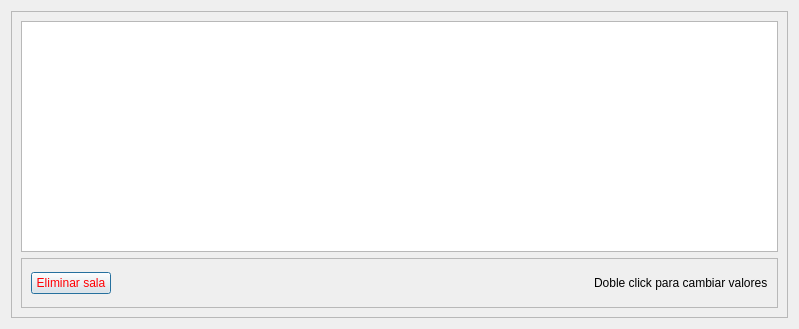
<?xml version="1.0" encoding="UTF-8"?>
<ui version="4.0">
 <class>DialogAdminSala</class>
 <widget class="QDialog" name="DialogAdminSala">
  <property name="geometry">
   <rect>
    <x>0</x>
    <y>0</y>
    <width>799</width>
    <height>329</height>
   </rect>
  </property>
  <property name="sizePolicy">
   <sizepolicy hsizetype="Expanding" vsizetype="Expanding">
    <horstretch>0</horstretch>
    <verstretch>0</verstretch>
   </sizepolicy>
  </property>
  <property name="windowTitle">
   <string>Dialog</string>
  </property>
  <layout class="QVBoxLayout" name="verticalLayout">
   <item>
    <widget class="QFrame" name="frame">
     <property name="frameShape">
      <enum>QFrame::StyledPanel</enum>
     </property>
     <property name="frameShadow">
      <enum>QFrame::Raised</enum>
     </property>
     <layout class="QVBoxLayout" name="verticalLayout_2">
      <item>
       <widget class="QTableWidget" name="tableHora"/>
      </item>
      <item>
       <widget class="QFrame" name="frame_2">
        <property name="minimumSize">
         <size>
          <width>0</width>
          <height>50</height>
         </size>
        </property>
        <property name="maximumSize">
         <size>
          <width>16777215</width>
          <height>100</height>
         </size>
        </property>
        <property name="frameShape">
         <enum>QFrame::StyledPanel</enum>
        </property>
        <property name="frameShadow">
         <enum>QFrame::Raised</enum>
        </property>
        <layout class="QHBoxLayout" name="horizontalLayout_2">
         <item>
          <widget class="QPushButton" name="pushButton">
           <property name="styleSheet">
            <string notr="true">color: rgb(255, 0, 4);
font: 75 8pt &quot;MS Shell Dlg 2&quot;;</string>
           </property>
           <property name="text">
            <string>Eliminar sala</string>
           </property>
          </widget>
         </item>
         <item>
          <spacer name="horizontalSpacer">
           <property name="orientation">
            <enum>Qt::Horizontal</enum>
           </property>
           <property name="sizeHint" stdset="0">
            <size>
             <width>40</width>
             <height>20</height>
            </size>
           </property>
          </spacer>
         </item>
         <item>
          <widget class="QLabel" name="label">
           <property name="text">
            <string>Doble click para cambiar valores</string>
           </property>
          </widget>
         </item>
        </layout>
       </widget>
      </item>
     </layout>
    </widget>
   </item>
  </layout>
 </widget>
 <resources/>
 <connections/>
</ui>
